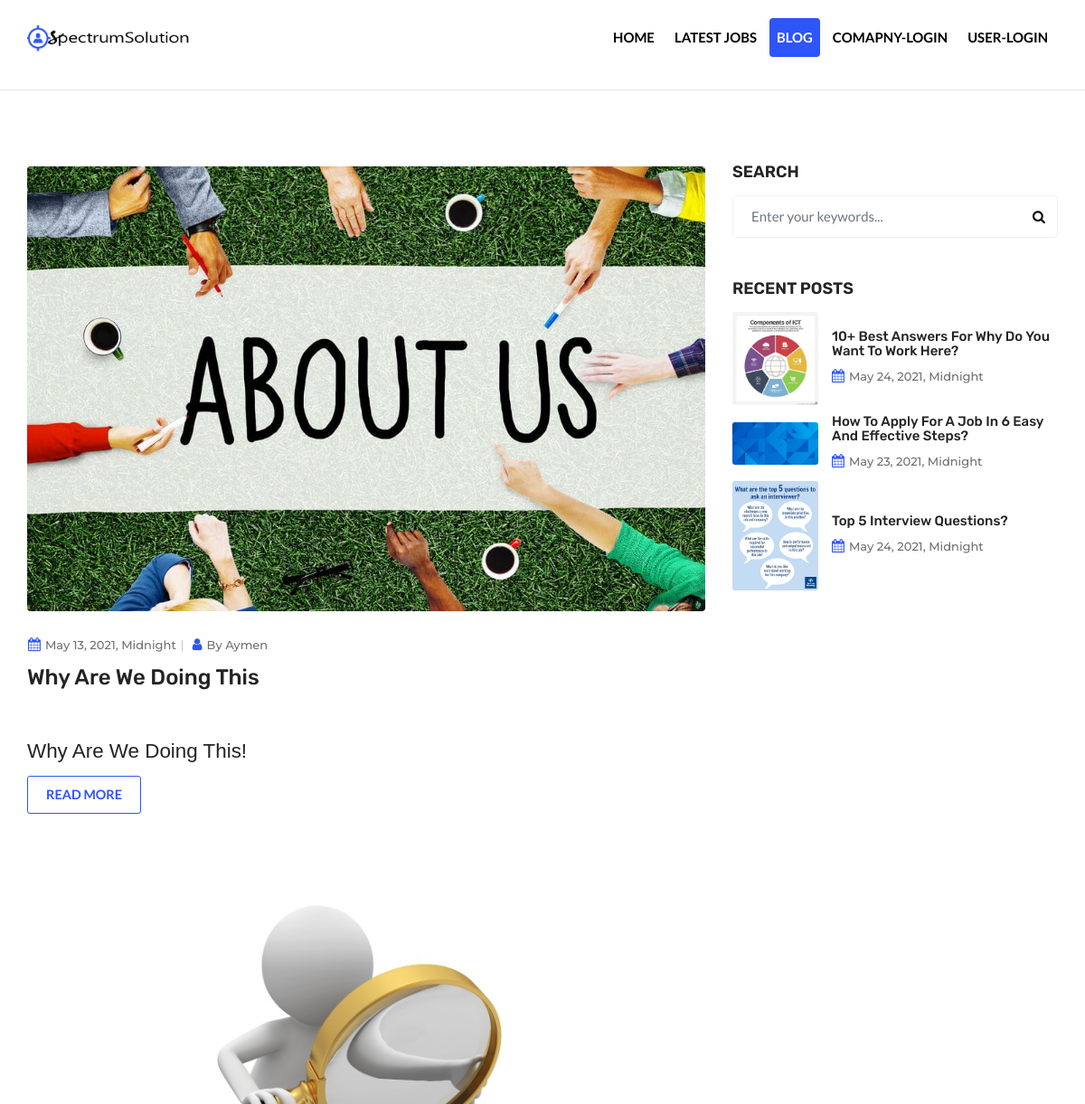
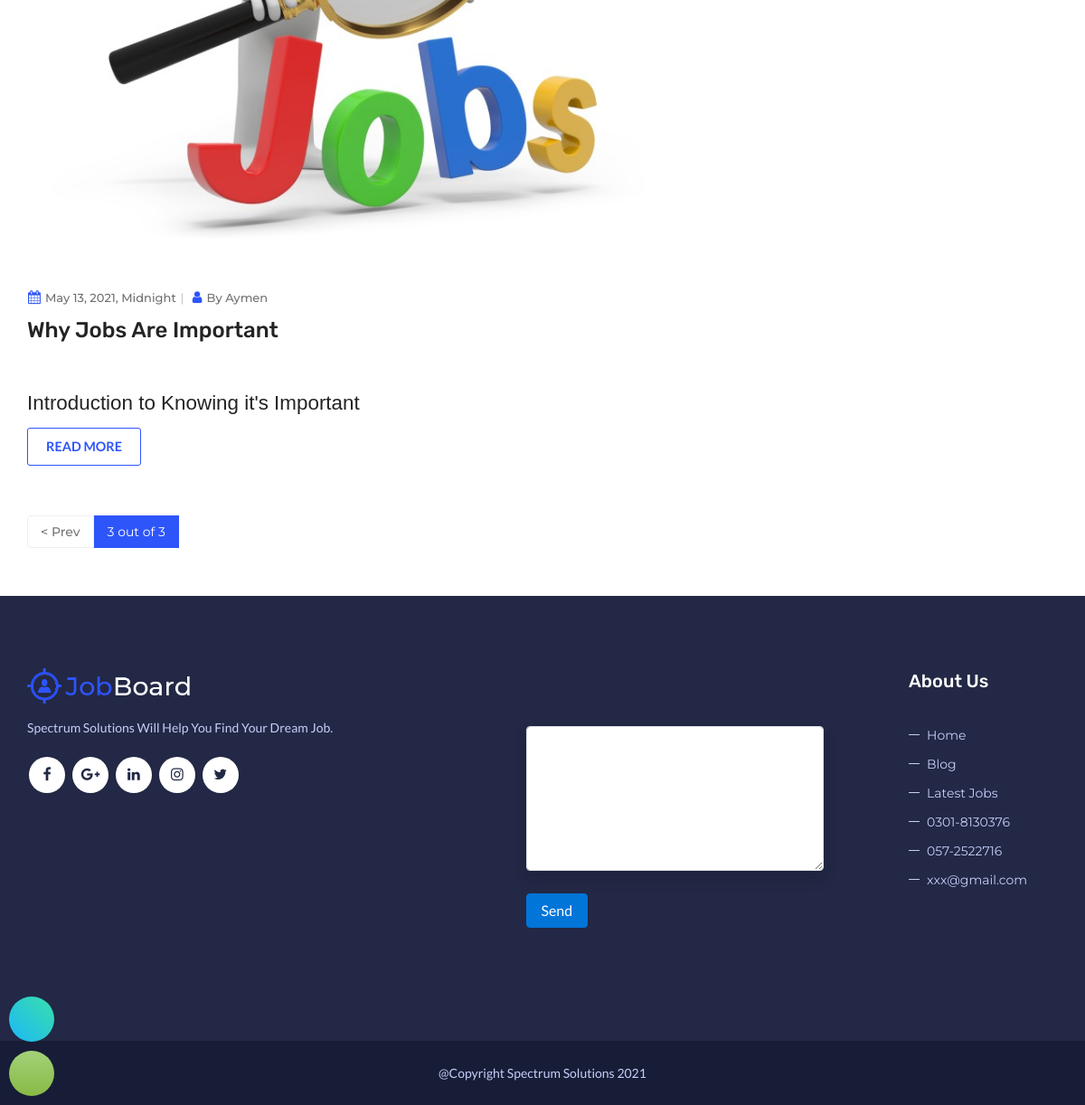
Page /blog/?page=3 on the committed database (2 pictures, top to bottom).
### blog/models.py (models this page shows, shortened)
class post(models.Model):
    post_id= models.AutoField(primary_key=True)
    title = models.CharField(max_length=255 ,default="")
    author =models.ForeignKey(User, on_delete=models.CASCADE)
    slug = models.CharField(max_length=130)
    timeStamp = models.DateTimeField()
    thumbnail = models.ImageField(upload_to='shop/images', default="")
    status=models.BooleanField(default="False")
    content = HTMLField()
    acceptpost = AcceptedpostManager()
    objects =models.Manager()

### blog/views.py (the view)
# urls.py: path('' ,views.index, name="bloghome" ),
def index(request):
    dataa = post.acceptpost.all().order_by('-post_id')
    datar = post.acceptpost.filter().order_by('-post_id')[0:3]
    paginator = Paginator(dataa ,3)
    page_num = request.GET.get('page')
    page_obj = paginator.get_page(page_num)
    d ={'data':page_obj ,'data1':datar}
    return render(request, 'blog/home.html',d)

### blog/models.py (called while the page is built)
    def get_queryset(self):
        return super().get_queryset().filter(status=True)

### blog/templates/blog/home.html (shortened to what this page needs)
{% extends 'base.html'%}
{% block content%}
<hr>
        <div class="page-content bg-white">
        <div class="content-area">
            <div class="container">
                <div class="row">
                    <div class="col-lg-8 col-md-7 col-sm-12">
						{% for i in data%}
						<div class="blog-post blog-lg blog-style-1">
							<div class="dez-post-media dez-img-effect zoom-slow radius-sm"> <a href="{% url 'displaypost' i.post_id %}"><img src="{{i.thumbnail.url}}" alt="" style="height:540"></a> </div>
							<div class="dez-info">
								 <div class="dez-post-meta">
									<ul class="d-flex align-items-center">
										<li class="post-date"><i class="fa fa-calendar"></i>{{i.timeStamp}}</li>
										<li class="post-author"><i class="fa fa-user"></i>By <a href="#">{{i.author.username}}</a> </li>
									</ul>
								</div>
								<div class="dez-post-title ">
									<h4 class="post-title font-24"><a href="{% url 'displaypost' i.post_id %}">{{i.title}}</a></h4>
								</div>
								<div class="dez-post-text">
									<p>
                                        {% autoescape off%}
                                        {{i.content|truncatewords:20}}
                                        {% endautoescape%}
                                    </p>
								</div>
								<div class="dez-post-readmore blog-share">
									<a href="{% url 'displaypost' i.post_id %}" title="READ MORE" rel="bookmark" class="site-button outline">READ MORE</a>
								</div>
							</div>
						</div>
						{%endfor%}
                        <div class="pagination-bx clearfix text-center">
							<ul class="pagination">
                                 {% if data.has_previous%}
								<li class="previous"><a href="?page={{ data.previous_page_number}}">< Prev</a></li>
                                 {% endif %}
								<li class="active"><a href="">{{data.number}} out of {{data.paginator.num_pages}} </a></li>
							</ul>
						</div>
                    </div>
                    <div class="col-lg-4 col-md-5 col-sm-12 sticky-top">
                        <aside  class="side-bar">
                            <div class="widget">
                                <h6 class="widget-title style-1">Search</h6>
                                <div class="search-bx style-1">
                                    <form role="search" method="post" action="{% url 'postserch'%}">
                                        <div class="input-group">
                                            <input name="query" class="form-control" placeholder="Enter your keywords..." type="text">
                                            <span class="input-group-btn">
												<button type="submit" class="fa fa-search text-primary"></button>
                                            </span>
										</div>
                                    </form>
                                </div>
                            </div>
                            <div class="widget recent-posts-entry">
                                <h6 class="widget-title style-1">Recent Posts</h6>
                                <div class="widget-post-bx">
                                    {%for i in data1%}
                                    <div class="widget-post clearfix">
                                        <div class="dez-post-media"> <img src="{{i.thumbnail.url}}" width="200" height="143" alt=""> </div>
                                        <div class="dez-post-info">
                                            <div class="dez-post-header">
                                                <h6 class="post-title"><a href="{% url 'displaypost' i.post_id %}">{{i.title}}</a></h6>
                                            </div>
											<div class="dez-post-meta">
												<ul class="d-flex align-items-center">
													<li class="post-date"><i class="fa fa-calendar"></i>{{i.timeStamp}}</li>
												</ul>
											</div>
                                        </div>
                                    </div>
                                    {%endfor%}
                                </div>
                            </div>
                        </aside>
                    </div>
                </div>
            </div>
        </div>
    </div>
{% endblock%}

### job/static/css/templete.css (style rules this page uses)
.site-button-secondry:after, .site-button:after { background-color: #fff; content: ""; height: 100%; left: -110%; opacity: 0.3; position: absolute; top: 0; transform: skewX(25deg); -o-transform: skewX(25deg); -ms-transform: skewX(25deg); -webkit-transform: skewX(25deg); -ms-transform: skewX(25deg); transition: all 0.5s ease 0s; -moz-transition: all 0.5s ease 0s; -webkit-transition: all 0.5s ease 0s; -o-transition: all 0.5s ease 0s; -ms-transition: all 0.5s ease 0s; width: 25px; z-index: -1; -webkit-filter: blur(5px); -moz-filter: blur(5px); -o-filter: blur(5px); -ms-filter: blur(5px); filter: blur(5px); }
.site-button, .site-button-secondry { position: relative; z-index: 1; overflow:hidden; vertical-align: middle; }
.blog-style-1 .dez-post-meta { margin-bottom: 10px; padding:25px 5px 0; }
.blog-style-1 .dez-post-title .post-title { margin-top: 0; }
.pagination-bx .previous a { border-radius: 4px 0px 0px 4px !important; }

### rows in the picture
post: thumbnail (picture), timeStamp "May 13, 2021, Midnight", author.username "Aymen", title "Why Are We Doing This", content "Why Are We Doing This!"
post: thumbnail (picture), timeStamp "May 13, 2021, Midnight", author.username "Aymen", title "Why Jobs Are Important", content "Introduction to Knowing it's Important"
post: thumbnail (picture), title "10+ Best Answers For Why Do You Want To Work Here?", timeStamp "May 24, 2021, Midnight"
post: thumbnail (picture), title "How To Apply For A Job In 6 Easy And Effective Steps?", timeStamp "May 23, 2021, Midnight"
post: thumbnail (picture), title "Top 5 Interview Questions?", timeStamp "May 24, 2021, Midnight"

### other values in the picture
{{ data.number }} "3"
{{ data.paginator.num_pages }} "3"
